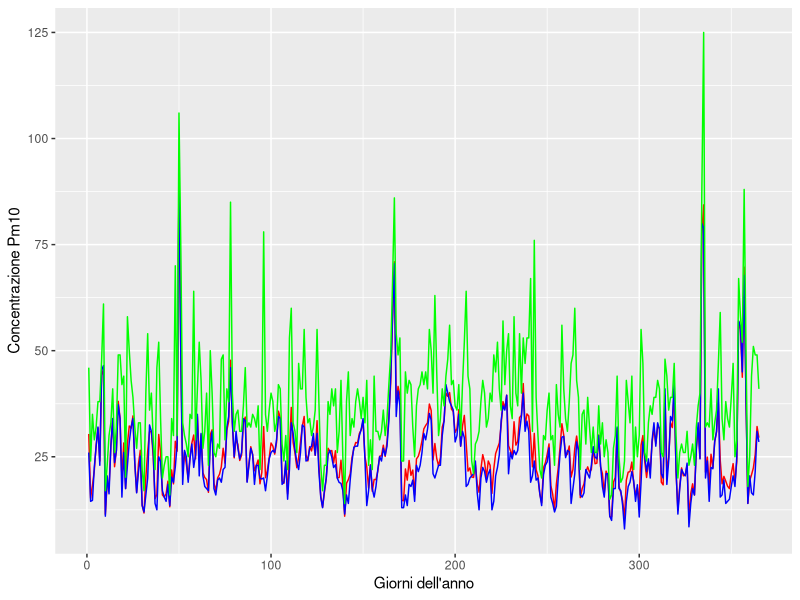
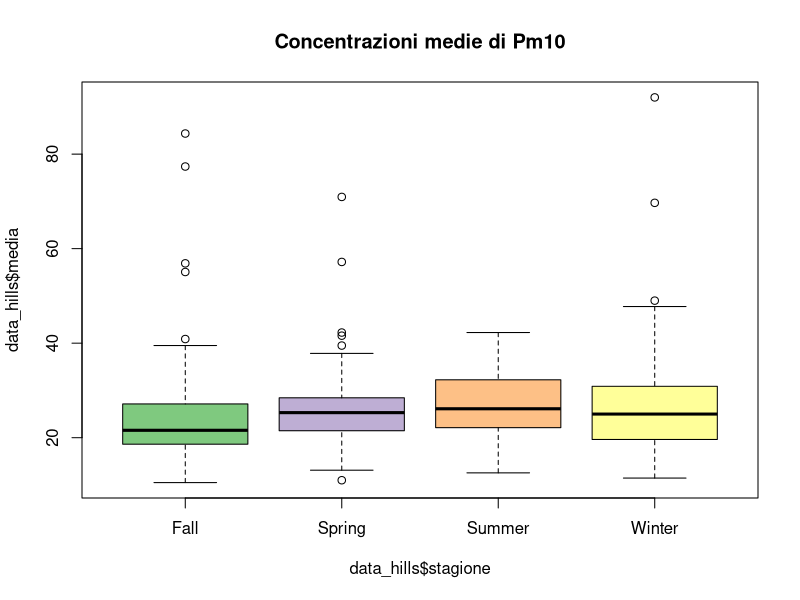
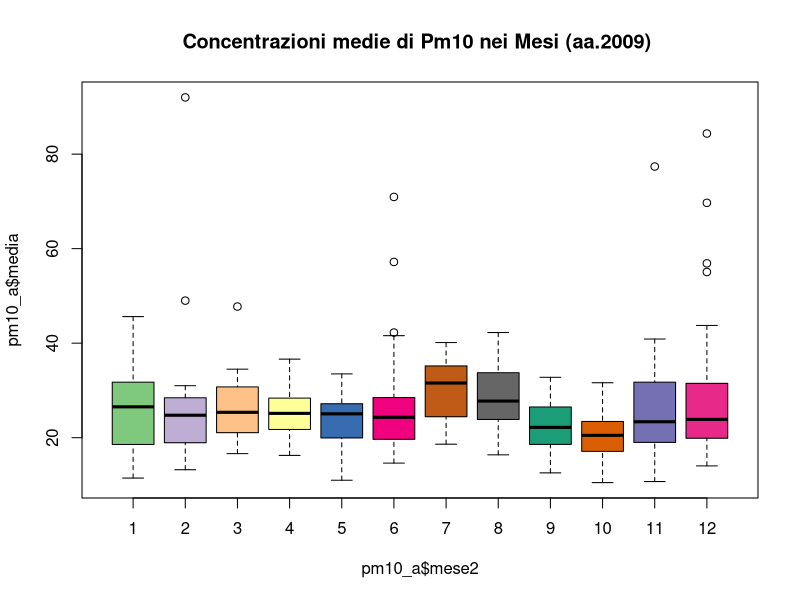
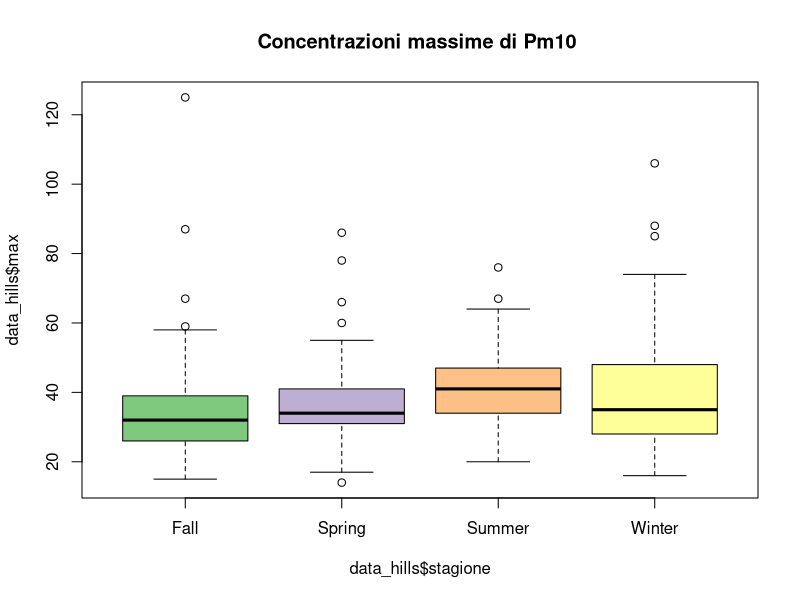

These charts were generated, in order, by the following R code: (Note: this script raises an error after producing the figures.)
## ---- chunk 1
#setto la WD ----
pm10 <- read.csv2("data/pm2010.csv", dec = ".")

#questo è un pacchetto di pacchetti. Contiene molti pacchetti utili :-)

library(tidyr)
#creO variabile per anno, giorno, mese
pm10_a <- separate(pm10, col = "data", into = c("anno","mese","giorno"), sep = "-")

pm10_a$mese2 <- as.numeric(pm10_a$mese)


pm10_a$mese2


pm10_a$giorno2 <- as.numeric(pm10_a$giorno)

# stagioni: primavera (21-03 / 20-06), estate (21-06/22-09), autunno (23-09 /21-12)
# inverno(22-12/20-03)

#divido in stagioni ----
getSeason <- function(DATES) {
  WS <- as.Date("2010-12-22", format = "%Y-%m-%d") # Winter Solstice
  SE <- as.Date("2010-3-21",  format = "%Y-%m-%d") # Spring Equinox
  SS <- as.Date("2010-6-21",  format = "%Y-%m-%d") # Summer Solstice
  FE <- as.Date("2010-9-23",  format = "%Y-%m-%d") # Fall Equinox
  d <- as.Date(strftime(DATES, format="2010-%m-%d"))
  
  ifelse (d >= WS | d < SE, "Winter",
          ifelse (d >= SE & d < SS, "Spring",
                  ifelse (d >= SS & d < FE, "Summer", "Fall")))
}


k <- getSeason(pm10$data)



pm10_a$Stagione<- k

## ---- chunk 2

data_hills<-(pm10_a[1:10])
data_hills$stagione<-pm10_a$Stagione


## ---- chunk 3
#un modo carino per selezionare i colori
color = grDevices::colors()[grep('gr(a|e)y', grDevices::colors(), invert = T)]

# questo comando crea un oggetto che si chiama color che contiene tutti e 433 i colori base di R escluse le scale di grigio
# poi basta fare col = sample(color, n) all'intero di una funzione che usa come argument col
# dove n è il numero di colori che devi utilizzare

#alternativa se 433 colori sono troppi
library(RColorBrewer)
qual_col_pals = brewer.pal.info[brewer.pal.info$category == 'qual',]
col_vector = unlist(mapply(brewer.pal, qual_col_pals$maxcolors, rownames(qual_col_pals)))
# questa funzione produce un vettore di 74 colori
## ---- chunk 4
library(ggplot2)
pm10$data2 <- seq(1,365,1)


ggplot(pm10, aes(x = data2))+
  geom_path(aes(y = media), color = "red")+
  geom_path(aes(y = mediana), color = "blue")+
  geom_path(aes(y = max), color = "green")+
  xlab("Giorni dell'anno") + ylab("Concentrazione Pm10")
  

## ---- chunk 5

boxplot(data_hills$media~data_hills$stagione,col=col_vector,main="Concentrazioni medie di Pm10")

## ---- chunk 6


boxplot(pm10_a$media~pm10_a$mese2,col=col_vector,main="Concentrazioni medie di Pm10 nei Mesi (aa.2009) ")
## ---- chunk 7
boxplot(data_hills$max~data_hills$stagione,col=col_vector, main="Concentrazioni massime di Pm10 ")

## ---- chunk 8
plot(data_hills$dv,data_hills$media, main=" Concentazioni di Pm10 in relazione alla direzione del vento",ylab="Concentrazione media di Pm10", col=col_vector)

## ---- chunk 9
panel.hist <- function(x, ...)
{
  usr <- par("usr"); on.exit(par(usr))
  par(usr = c(usr[1:2], 0, 1.5) )
  h <- hist(x, plot = FALSE)
  breaks <- h$breaks; nB <- length(breaks)
  y <- h$counts; y <- y/max(y)
  rect(breaks[-nB], 0, breaks[-1], y, col = "cyan", ...)
}



panel.cor <- function(x, y, digits = 2, prefix = "", cex.cor, ...)
{
  usr <- par("usr"); on.exit(par(usr))
  par(usr = c(0, 1, 0, 1))
  r <- abs(cor(x, y))
  txt <- format(c(r, 0.123456789), digits = digits)[1]
  txt <- paste0(prefix, txt)
  if(missing(cex.cor)) cex.cor <- 0.8/strwidth(txt)
  text(0.5, 0.5, txt, cex = cex.cor * r)
}
## ---- chunk 10
data_pca <- pm10_a[,c(1:9)]
pairs(data_pca,upper.panel =panel.smooth,lower.panel=panel.cor,diag.panel = panel.hist)
## ---- chunk 11
### PCA ANALYSIS ----
require(ade4)


#estraggo da pm10 solo le variabili numeriche da inserire nella PCA escludendo giorno mese e anno che sono da considerarsi factors
data_pca <- pm10_a[,c(1:9)]

# con nf = 3 gli stò dicendo di tenere tre assi
pcapm <- dudi.pca(data_pca, scannf = FALSE, nf = 3)

#faccio il biplot, cos'è clab.row?
# clab.row serve a gestire la grandezza dei quadratini delle osservazioni
# clab.col invece controlla le variabili
scatter(pcapm, clab.row = 0.5)


## ---- chunk 12
library(broom)
pcapm$c1

## ---- chunk 13
#calcolo gli autovalori
pcapm$eig / sum(pcapm$eig) 

#calcolo la somma cumilata degli autovalori
cumsum(pcapm$eig / sum(pcapm$eig)) # con i primi tre assi spiego circa il 70% che non è male
## ---- chunk 14
#cerchio di correlazione, i punteggi delle varibili sono plottati su una circonferenza di raggio unitario
s.corcircle(pcapm$c1, xax = 1, yax = 2) #plotto prima e seconda
## ---- chunk 15
s.corcircle(pcapm$c1, xax = 1, yax = 3) #plotto prima e terza

## ---- chunk 16
s.corcircle(pcapm$c1, xax = 2, yax = 3) #plotto seconda e terza
## ---- chunk 17
s.class(pcapm$li, factor(pm10_a$Stagione), xax = 1, yax = 2, col = c(1,2,3,4)) 

## ---- chunk 18
s.class(pcapm$li, factor(pm10_a$Stagione), xax = 1, yax = 3, col = c(1,2,3,4))
## ---- chunk 19
s.class(pcapm$li, factor(pm10_a$Stagione), xax = 2, yax = 3, col = c(1,2,3,4))
## ---- chunk 20
#DIREZIONE DEL VENTO ----
s.class(pcapm$li, factor(pm10_a$dv), xax = 1, yax = 2, col = rainbow(nlevels(pm10$dv)),clabel = .8)

## ---- chunk 21
s.class(pcapm$li, factor(pm10_a$dv), xax = 1, yax = 3, col = rainbow(nlevels(pm10$dv)))

## ---- chunk 22
s.class(pcapm$li, factor(pm10_a$dv), xax = 2, yax = 3, col = rainbow(nlevels(pm10$dv)))
## ---- chunk 23
mod2<-lm(media~tmp+max+vv+dv+rdz+pgg+umr+prs+stagione,data=data_hills)
summary(mod2)
b<-summary(mod2)
AIC(mod2)

mod1<-lm(max~tmp+media+vv+rdz+pgg+umr+prs,data=data_hills)
summary(mod1)
a<-summary(mod1)
AIC(mod1)

mod2s=step(mod2,direction="both")
summary(mod2s)
c<-summary(mod2s)
## ---- chunk 24
library(broom)

tidy(mod2s)
glance(mod2s)

## ---- chunk 25
plot(mod2s)

## ---- chunk 26
plot(mod2s$residuals,ylab="Residui del modello")
c<-summary(mod2s)

## ---- chunk 27
acf(mod2s$residuals)
## ---- chunk 28
plot(mod2s$residuals~data_hills$dv,xlab="Direzione del vento",ylab = "Residui", col=rainbow(8))

## ---- chunk 29
data_hills$stagione <- factor(data_hills$stagione)

plot(mod2s$residuals~data_hills$stagione,xlab="Stagioni",ylab="Residui",col=rainbow(4))
## ---- chunk 30

require(xtable)

tab2<-xtable(a)#modello 1
tab3<-xtable(b)#modello 2
tab4<-xtable(c)# modello 2s<---quello scelt

AICt<-c(2340.035,2077.992,2075.042)
variabili<-c("max~tmp+media+vv+rdz+pgg+umr+prs","media~tmp+max+vv+dv+rdz+pgg+umr+prs+stagione","media~tmp+max+vv+dv+rdz+pgg+umr+prs+stagione")
nomemodello<-c("modello1","modello2","modello3")

AICt<-as.factor(AICt)
nomemodello<-as.factor(nomemodello)
variabili<-as.factor(variabili)
# non riesco a creare una fottutissima tabella in cui mettere 
# ste 4 cazzate in modo che ci sia la tabella dei modelli e quello che abbiamo scelto

## ---- chunk 31


# medie e norma di legge ----

data_hills$normaL<-ifelse(data_hills$media<50.000,"low","high")

data_hills$normaL<-as.factor(data_hills$normaL)


#pure qui sta norma di legge l'ho dovuta accannare
# non sono riuscita a trovare ne dati, ne crearli finti per
# la cosa della stima ma amen ne faremo  a meno

## ---- chunk 32
library(mgcv)

require(mgcv)
data_hills<-(pm10_a[1:10])
data_hills$stagione<-pm10_a$Stagione
names(data_hills)
summary(data_hills)

hist(log(data_hills$pgg+1))
data_hills$l.pgg <- log(data_hills$pgg + 1)

data_hills$day <- seq(1,365,1)

g<-gam(media ~ max + s(day) + s(umr) + s(tmp) + s(pgg) + s(rdz) + s(vv) + s(prs) + dv, data=data_hills) # meglio questo

library(broom)

tidy(g)

## ---- chunk 33
plot(g)

## ---- chunk 34
acf(g$residuals)

gam.check(g)
g2<-predict(g,se=TRUE, type = "response")
## ---- chunk 35

plotdata <- plot(g, pages = 1)
str(plotdata)

# Convert it in a dataframe
dati_plot <- data.frame(day = plotdata[[1]]$x, fit = plotdata[[1]]$fit,
                        se= plotdata[[1]]$se)

plot(dati_plot$day, dati_plot$fit)

dati_plot$day <- as.integer(dati_plot$day)

# Calculate the CI
dati_plot$upr <- dati_plot$fit + (1.96 * dati_plot$se)
dati_plot$lwr <- dati_plot$fit - (1.96 * dati_plot$se)

data_hills2 <- merge(dati_plot, data_hills, by = "day", all.y = TRUE)

ggplot(data_hills2, aes(x = day, y = fit)) +
  geom_hline(aes(yintercept = 0), linetype = 6, color = "red") +
  geom_smooth(aes(ymin = lwr, ymax = upr), fill = "gray80", color = "black", size = 1, stat = "identity")

data_hills2$fit2 <- g2$fit
data_hills2$se2 <- g2$se.fit

data_hills2$upr2 <- data_hills2$fit2 + (1.96 * data_hills2$se2)
data_hills2$lwr2 <- data_hills2$fit2 - (1.96 * data_hills2$se2)


ggplot(data_hills2, aes(x = day)) +
  geom_point(aes(y = fit2), color = "black") + 
  geom_line(aes(y = fit2), color = "black", linetype = "twodash") + 
  geom_point(aes(y = media), color = "red") +
  geom_line(aes(y = media), color = "red", linetype = "solid") +
  geom_errorbar(aes(ymin = lwr2, ymax = upr2), width = .2, color = "grey40")




# tutto questo non so come commentarlo ne ho capito cosa hai fatto...c'ho provato ma non c'ho tempo :( 
